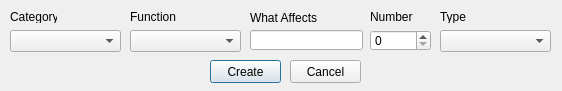
<?xml version="1.0" encoding="UTF-8"?>
<ui version="4.0">
 <class>Dialog</class>
 <widget class="QDialog" name="Dialog">
  <property name="geometry">
   <rect>
    <x>0</x>
    <y>0</y>
    <width>562</width>
    <height>91</height>
   </rect>
  </property>
  <property name="minimumSize">
   <size>
    <width>562</width>
    <height>91</height>
   </size>
  </property>
  <property name="maximumSize">
   <size>
    <width>562</width>
    <height>91</height>
   </size>
  </property>
  <property name="windowTitle">
   <string>Dialog</string>
  </property>
  <widget class="QLineEdit" name="whatAffects_LINEEDIT">
   <property name="geometry">
    <rect>
     <x>250</x>
     <y>30</y>
     <width>113</width>
     <height>20</height>
    </rect>
   </property>
  </widget>
  <widget class="QSpinBox" name="number_SPINBOX">
   <property name="geometry">
    <rect>
     <x>370</x>
     <y>30</y>
     <width>61</width>
     <height>21</height>
    </rect>
   </property>
  </widget>
  <widget class="QComboBox" name="function_COMBOBOX">
   <property name="geometry">
    <rect>
     <x>130</x>
     <y>30</y>
     <width>111</width>
     <height>22</height>
    </rect>
   </property>
  </widget>
  <widget class="QComboBox" name="type_COMBOBOX">
   <property name="geometry">
    <rect>
     <x>440</x>
     <y>30</y>
     <width>111</width>
     <height>22</height>
    </rect>
   </property>
  </widget>
  <widget class="QLabel" name="category_LABEL">
   <property name="geometry">
    <rect>
     <x>10</x>
     <y>10</y>
     <width>47</width>
     <height>13</height>
    </rect>
   </property>
   <property name="text">
    <string>Category</string>
   </property>
  </widget>
  <widget class="QLabel" name="function_LABEL">
   <property name="geometry">
    <rect>
     <x>130</x>
     <y>10</y>
     <width>47</width>
     <height>13</height>
    </rect>
   </property>
   <property name="text">
    <string>Function</string>
   </property>
  </widget>
  <widget class="QLabel" name="whatAffects_LABEL">
   <property name="geometry">
    <rect>
     <x>250</x>
     <y>10</y>
     <width>81</width>
     <height>16</height>
    </rect>
   </property>
   <property name="text">
    <string>What Affects</string>
   </property>
  </widget>
  <widget class="QLabel" name="number_LABEL">
   <property name="geometry">
    <rect>
     <x>370</x>
     <y>10</y>
     <width>47</width>
     <height>13</height>
    </rect>
   </property>
   <property name="text">
    <string>Number</string>
   </property>
  </widget>
  <widget class="QLabel" name="type_LABEL">
   <property name="geometry">
    <rect>
     <x>440</x>
     <y>10</y>
     <width>47</width>
     <height>13</height>
    </rect>
   </property>
   <property name="text">
    <string>Type</string>
   </property>
  </widget>
  <widget class="QPushButton" name="create_BTN">
   <property name="geometry">
    <rect>
     <x>210</x>
     <y>60</y>
     <width>71</width>
     <height>23</height>
    </rect>
   </property>
   <property name="text">
    <string>Create</string>
   </property>
  </widget>
  <widget class="QPushButton" name="cancel_BTN">
   <property name="geometry">
    <rect>
     <x>290</x>
     <y>60</y>
     <width>71</width>
     <height>23</height>
    </rect>
   </property>
   <property name="text">
    <string>Cancel</string>
   </property>
  </widget>
  <widget class="QComboBox" name="category_COMBOBOX">
   <property name="geometry">
    <rect>
     <x>10</x>
     <y>30</y>
     <width>111</width>
     <height>22</height>
    </rect>
   </property>
  </widget>
 </widget>
 <resources/>
 <connections/>
</ui>
